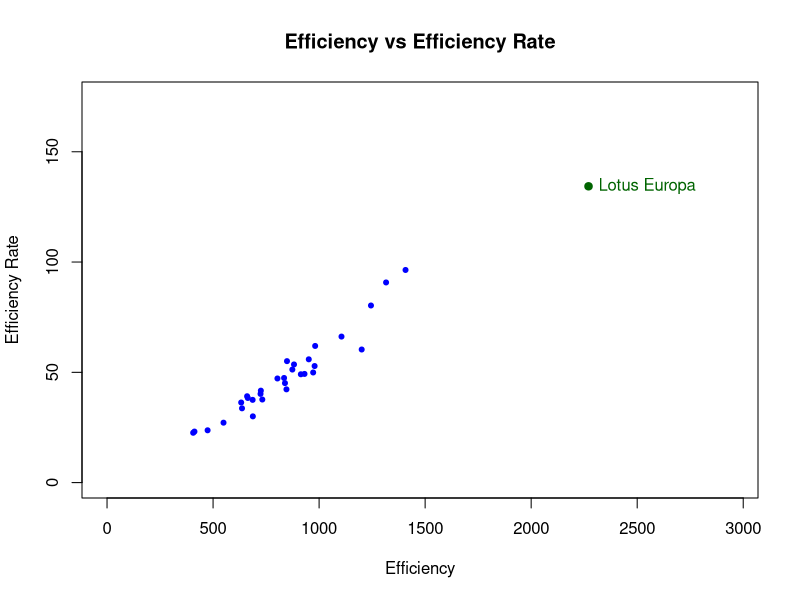

Recreate this plot in R. (Note: this script raises an error after producing the figure.)
## ---- chunk 1
#Load the built-in dataframe
data(mtcars)
df <- mtcars

str(df)
names(df)
## ---- chunk 2
#Sort Row names in ascending order, A-Z
car_names <- rownames(mtcars)
order(car_names)
ordered_car_names <- order(car_names)
car_names[ordered_car_names]

sorted_names <- car_names[ordered_car_names]
sorted_names

df_sorted <- mtcars[ordered_car_names, ]
## ---- chunk 3
#Identify the fourth and fourth to the last make and model names

rownames(df_sorted)[4]
rownames(df_sorted)[nrow(df_sorted) - 3]
## ---- chunk 4
#Determine how many factor levels in cyl column

df$cyl <- factor(df$cyl)
levels(df$cyl)
## ---- chunk 5
#Create separate dataframes for each cyl level

split_by_cyl <- split(df$mpg, df$cyl)
split_by_cyl
## ---- chunk 6
#Calculate the average mpg for each cyl level rounding to 2 decimal

avg_mpg_by_cyl <- sapply(split_by_cyl, function(x) round(mean(x, na.rm = TRUE), 2))


avg_mpg_by_cyl

## ---- chunk 7
#Determine how many factor levels are in transmission gear column

df$gear <- factor(df$gear)
df$am   <- factor(df$am, levels = c(0, 1), labels = c("automatic", "manual"))

levels(df$gear)
length(levels(df$gear))

levels(df$am)
length(levels(df$am))
## ---- chunk 8
#Which transmission gear has lowest average hp? 

# Load df without factors
data(mtcars)
df <- mtcars

# Create a numeric matrix
hp_gear_am_matrix <- cbind(hp = df$hp, gear = df$gear, am = df$am)

is.matrix(hp_gear_am_matrix)
mode(hp_gear_am_matrix) 
head(hp_gear_am_matrix)

# Matrix back to a data frame
df_mean_hp <- as.data.frame(hp_gear_am_matrix)

# Mean horsepower by gear and am
mean_hp_by_gear_am <- aggregate(hp ~ gear + am, data = df_mean_hp, FUN = mean)

mean_hp_by_gear_am
mean_hp_by_gear_am$hp

# Lowest mean
lowest_hp_row <- mean_hp_by_gear_am[which.min(mean_hp_by_gear_am$hp), ]
lowest_hp_row

lowest_hp_gear <- lowest_hp_row$gear
lowest_hp_am   <- lowest_hp_row$am
lowest_hp_value <- lowest_hp_row$hp
## ---- chunk 9
#Keep only automatic transmissions
automatic_cars <- df[df$am == 0, ]

#Create Factor
automatic_cars$gear <- factor(automatic_cars$gear)

levels(automatic_cars$gear)
length(levels(automatic_cars$gear))

the_number_of_transmission <- length(levels(automatic_cars$gear))
## ---- chunk 10

#Keep only manual transmissions
manual_cars <- df[df$am == 1, ]

#Create Factor
manual_cars$gear <- factor(manual_cars$gear)

levels(manual_cars$gear)
length(levels(manual_cars$gear))

the_number_of_transmission_manual <- length(levels(manual_cars$gear))
## ---- chunk 11
data(mtcars)
df <- mtcars

#Create a new column for efficiency
df$efficiency <- (df$hp / df$wt) * df$mpg
head(df$efficiency)


## ---- chunk 12
#Create a new column for efficiency rate

df$efficiency_rate <- df$efficiency / df$qsec

head(df$efficiency_rate)
## ---- chunk 13
#Which make and model has the highest efficiency?
max_efficiency <- max(df$efficiency)
highest_efficiency_row <- which.max(df$efficiency)
highest_efficiency_car <- rownames(df)[highest_efficiency_row]

highest_efficiency_car
max_efficiency

#Which make and model has the highest efficiency rate?
max_efficiency_rate <- max(df$efficiency_rate)
highest_efficiency_rate_row <- which.max(df$efficiency_rate)
highest_efficiency_rate_car <- rownames(df)[highest_efficiency_rate_row]

highest_efficiency_rate_car
max_efficiency_rate

## ---- chunk 14
# create row for car name
df$car <- rownames(df)
head(df)

# scatter plot
plot(df$efficiency,
     df$efficiency_rate,
     main = "Efficiency vs Efficiency Rate",
     xlab = "Efficiency",
     ylab = "Efficiency Rate",
     pch = 20,
     col = "blue",
     #add space for car name
     xlim = c(0, max(df$efficiency) * 1.3),   
     ylim = c(0, max(df$efficiency_rate) * 1.3))

# label the top car
points(df$efficiency[highest_efficiency_rate_row],
       df$efficiency_rate[highest_efficiency_rate_row],
       col = "darkgreen", pch = 20, cex = 1.5)

text(df$efficiency[highest_efficiency_rate_row],
     df$efficiency_rate[highest_efficiency_rate_row],
     labels = highest_efficiency_rate_car,
     pos = 4, col = "darkgreen", cex = 1)

## ---- chunk 15
#Convet file
knitr::purl("mtcars_dataframe.qmd", output = "mtcars_dataframe.R")

getwd()
